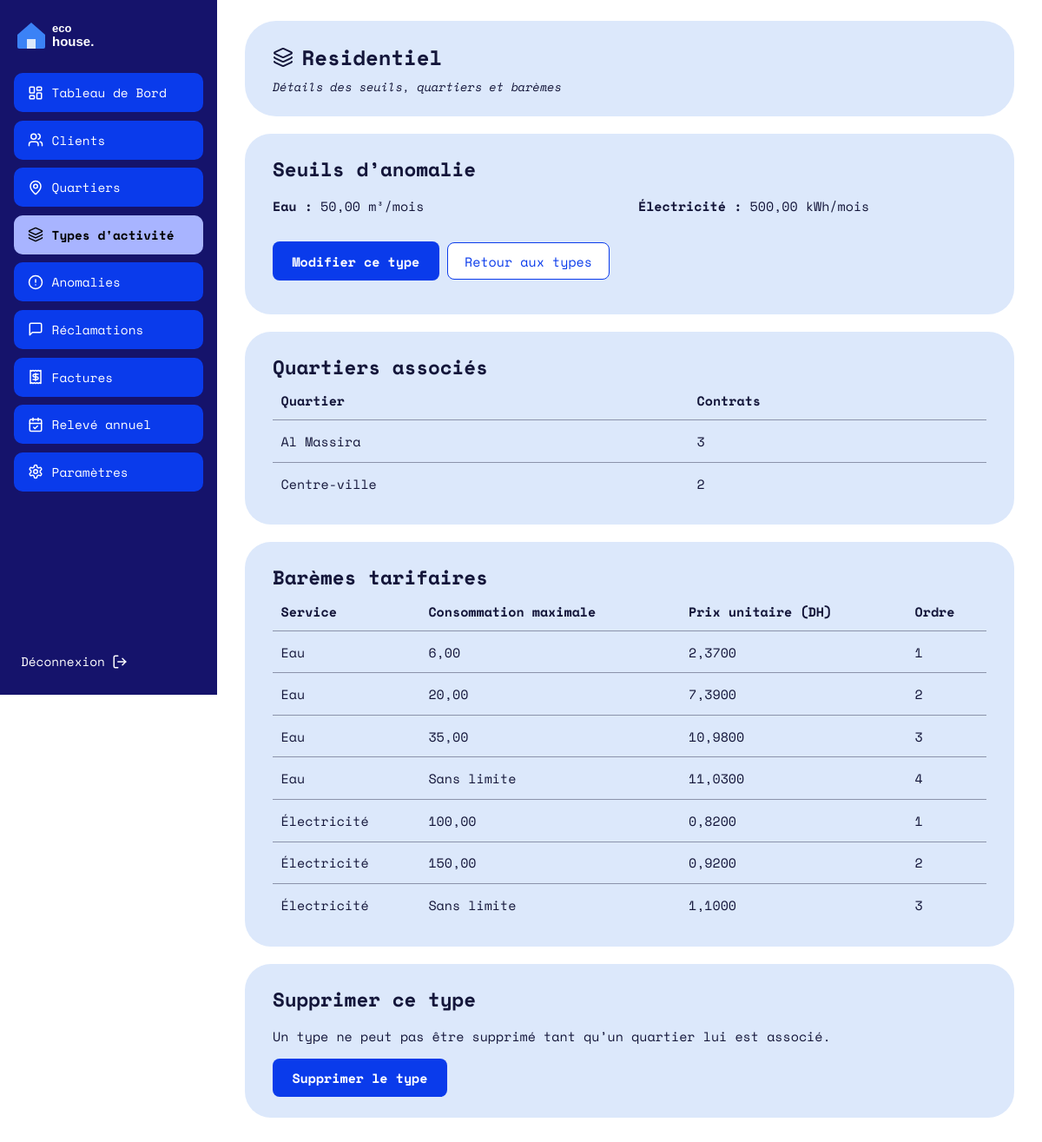
The page /TypeActivite/one/1 (signed in) on the database its author committed.
### tables this page shows
CREATE TABLE `type_activite` (
  `id` int(11) NOT NULL AUTO_INCREMENT,
  `nom` varchar(50) NOT NULL,
  `seuil_eau` decimal(10,2) NOT NULL DEFAULT 50.00,     
  `seuil_elec` decimal(10,2) NOT NULL DEFAULT 500.00,   
  PRIMARY KEY (`id`),
  UNIQUE KEY `nom` (`nom`)
);

CREATE TABLE `quartier` (
  `id` int(11) NOT NULL AUTO_INCREMENT,
  `nom` varchar(100) NOT NULL,
  `id_type_activite` int(11) NOT NULL,
  PRIMARY KEY (`id`),
  UNIQUE KEY `nom` (`nom`),
  KEY `id_type_activite` (`id_type_activite`),
  CONSTRAINT `quartier_ibfk_1` FOREIGN KEY (`id_type_activite`) REFERENCES `type_activite` (`id`)
);

CREATE TABLE `tranche_tarif` (
  `id` int(11) NOT NULL AUTO_INCREMENT,
  `id_type_activite` int(11) NOT NULL,
  `service` enum('eau','electricite') NOT NULL,
  `borne_max` decimal(10,2) DEFAULT NULL,               
  `prix_unitaire` decimal(10,4) NOT NULL,
  `ordre` tinyint(4) NOT NULL,                          
  PRIMARY KEY (`id`),
  UNIQUE KEY `type_service_ordre` (`id_type_activite`,`service`,`ordre`),
  CONSTRAINT `tranche_tarif_ibfk_1` FOREIGN KEY (`id_type_activite`) REFERENCES `type_activite` (`id`) ON DELETE CASCADE
);

### Traitement/TypeActivite.php (called while the page is built, shortened)
<?php
function typeActiviteOne(int $id): void
{
    $type = bdTypeActiviteOne($id);
    afficherVue('type_activite/one.php', [
        'titre' => 'Type d’activité ' . $type['nom'],
        'type' => $type,
        'quartiers' => bdTypeActiviteQuartiers($id),
        'tranches' => bdTypeActiviteTranches($id),
    ]);
}

### index.php (called while the page is built, shortened)
<?php
require_once __DIR__ . '/BD/Connexion.php';
require_once __DIR__ . '/Traitement/Auth.php';
$url      = trim((string) ($_GET['url'] ?? ''), '/');
$segments = $url === '' ? ['Auth', 'login'] : explode('/', $url);
$entite = ucfirst(strtolower($segments[0]));
$action = strtolower($segments[1] ?? '');
$param  = $segments[2] ?? null;
$fonction = (PREFIXES[$entite] ?? strtolower($entite)) . ucfirst($action);
$rf   = new ReflectionFunction($fonction);
$args = [];
if ($rf->getNumberOfParameters() >= 1) {
    $type = $rf->getParameters()[0]->getType();
    if ($type instanceof ReflectionNamedType && $type->getName() === 'int') {
        $args[] = (int) $param;
    } elseif ($param !== null) {
        $args[] = preg_match('/^[a-z0-9_-]+$/i', $param) ? $param : '';
    }
} elseif ($param !== null) {
    afficher404();
}
$fonction(...$args);

### BD/Connexion.php (called while the page is built, shortened)
<?php
function getConnexion(): PDO
{
    static $pdo = null;
    if ($pdo instanceof PDO) {
        return $pdo;
    }
    $hote = 'localhost';
    $base = 'gestion_factures';
    $user = 'root';
    $mdp  = '';
    try {
        $pdo = new PDO("mysql:host=$hote;dbname=$base;charset=utf8mb4", $user, $mdp, [
            PDO::ATTR_ERRMODE            => PDO::ERRMODE_EXCEPTION,
            PDO::ATTR_DEFAULT_FETCH_MODE => PDO::FETCH_ASSOC,
            PDO::ATTR_EMULATE_PREPARES   => false,
        ]);
    } catch (PDOException $e) {
        http_response_code(500);
        exit('Connexion à la base impossible : MySQL est-il démarré et la base gestion_factures importée ?');
    }
    return $pdo;
}

### BD/TypeActivite.php (called while the page is built, shortened)
<?php
function bdTypeActiviteOne(int $id): array
{
    $st = getConnexion()->prepare('SELECT * FROM type_activite WHERE id = ?');
    $st->execute([$id]);
    return $st->fetch() ?: [];
}
function bdTypeActiviteQuartiers(int $id): array
{
    $st = getConnexion()->prepare(
        'SELECT q.id, q.nom, COUNT(c.id) AS nb_contrats
         FROM quartier q
         LEFT JOIN contrat c ON c.id_quartier = q.id
         WHERE q.id_type_activite = ?
         GROUP BY q.id, q.nom
         ORDER BY q.nom'
    );
    $st->execute([$id]);
    return $st->fetchAll();
}
function bdTypeActiviteTranches(int $id): array
{
    $st = getConnexion()->prepare(
        'SELECT service, borne_max, prix_unitaire, ordre
         FROM tranche_tarif
         WHERE id_type_activite = ?
         ORDER BY service, ordre'
    );
    $st->execute([$id]);
    return $st->fetchAll();
}

### IHM/type_activite/one.php (the view)
<?php
$e = fn($v) => htmlspecialchars((string) $v, ENT_QUOTES, 'UTF-8');
$services = ['eau' => 'Eau', 'electricite' => 'Électricité'];
?>
<header class="carte carte-titre">
  <div>
    <h1><i data-lucide="layers"></i> <?= $e(ucfirst($type['nom'])) ?></h1>
    <p class="sous-titre">Détails des seuils, quartiers et barèmes</p>
  </div>
</header>
<section class="carte">
  <h2>Seuils d’anomalie</h2>
  <div class="grille-2">
    <p><strong>Eau :</strong> <?= number_format((float) $type['seuil_eau'], 2, ',', ' ') ?> m³/mois</p>
    <p><strong>Électricité :</strong> <?= number_format((float) $type['seuil_elec'], 2, ',', ' ') ?> kWh/mois</p>
  </div>
  <p>
    <a class="btn-principal" href="<?= BASE_URL ?>TypeActivite/update/<?= (int) $type['id'] ?>">Modifier ce type</a>
    <a class="btn-secondaire" href="<?= BASE_URL ?>TypeActivite/all">Retour aux types</a>
  </p>
</section>
<section class="carte">
  <h2>Quartiers associés</h2>
  <?php if (!$quartiers): ?>
    <p>Aucun quartier n’utilise ce type.</p>
  <?php else: ?>
    <div class="scroll-x">
      <table class="tableau">
        <thead><tr><th>Quartier</th><th>Contrats</th></tr></thead>
        <tbody>
          <?php foreach ($quartiers as $quartier): ?>
            <tr>
              <td><?= $e($quartier['nom']) ?></td>
              <td><?= (int) $quartier['nb_contrats'] ?></td>
            </tr>
          <?php endforeach; ?>
        </tbody>
      </table>
    </div>
  <?php endif; ?>
</section>
<section class="carte">
  <h2>Barèmes tarifaires</h2>
  <?php if (!$tranches): ?>
    <p>Aucune tranche tarifaire configurée pour ce type.</p>
  <?php else: ?>
    <div class="scroll-x">
      <table class="tableau">
        <thead><tr><th>Service</th><th>Consommation maximale</th><th>Prix unitaire (DH)</th><th>Ordre</th></tr></thead>
        <tbody>
          <?php foreach ($tranches as $tranche): ?>
            <tr>
              <td><?= $e($services[$tranche['service']] ?? $tranche['service']) ?></td>
              <td><?= $tranche['borne_max'] === null ? 'Sans limite' : number_format((float) $tranche['borne_max'], 2, ',', ' ') ?></td>
              <td><?= number_format((float) $tranche['prix_unitaire'], 4, ',', ' ') ?></td>
              <td><?= (int) $tranche['ordre'] ?></td>
            </tr>
          <?php endforeach; ?>
        </tbody>
      </table>
    </div>
  <?php endif; ?>
</section>
<section class="carte">
  <h2>Supprimer ce type</h2>
  <p>Un type ne peut pas être supprimé tant qu’un quartier lui est associé.</p>
  <form method="post" action="<?= BASE_URL ?>TypeActivite/delete/<?= (int) $type['id'] ?>"
        onsubmit="return confirm('Supprimer ce type d’activité ?');">
    <button class="btn-principal" type="submit">Supprimer le type</button>
  </form>
</section>

### assets/css/style.css (style rules this page uses)
:root { --marine:#15136B; --bleu:#0A3BEB; --bleu-clair:#A8B4FF; --carte:#DCE8FB; --cercle:#5B6CF5; --bordure:#D5DBE8; --filet:#8B93AA; --texte:#14163A; }
* { box-sizing:border-box }
body { margin:0;font-family:"Space Mono",ui-monospace,Consolas,monospace;color:var(--texte);background:#fff;font-size:15px }
h1,h2,h3 { margin:0;font-weight:700 }
a { color:var(--bleu) }
.carte { background:var(--carte);border-radius:30px;padding:1.5rem 2rem;margin-bottom:1.25rem }
.carte-titre { border-radius:36px;display:flex;align-items:center;justify-content:space-between;gap:1rem }
.carte-titre h1 { font-size:1.5rem;display:flex;align-items:center;gap:.6rem }
.sous-titre { margin:.4rem 0 0;font-style:italic;font-size:.85rem }
.grille-2 { display:grid;grid-template-columns:1fr 1fr;gap:1.25rem }
.btn-principal { display:inline-block;background:var(--bleu);color:#fff;font:inherit;font-weight:700;border:0;border-radius:8px;padding:.7rem 1.4rem;cursor:pointer;text-decoration:none }
.btn-secondaire { display:inline-block;background:#fff;color:var(--bleu);font:inherit;border:1px solid var(--bleu);border-radius:8px;padding:.6rem 1.2rem;cursor:pointer;text-decoration:none }
.tableau { width:100%;border-collapse:collapse }
.tableau th { text-align:left;font-weight:700;padding:.7rem .6rem;border-bottom:1px solid var(--filet) }
.tableau td { padding:.8rem .6rem;border-bottom:1px solid var(--filet) }
.tableau tr:last-child td { border-bottom:0 }
.scroll-x { overflow-x:auto }

### rows shown on the page
type_activite: nom "Residentiel", seuil_eau "50,00", seuil_elec "500,00"
quartier: nom "Al Massira", nb_contrats "3"
quartier: nom "Centre-ville", nb_contrats "2"
tranche_tarif: service "Eau", borne_max "6,00", prix_unitaire "2,3700", ordre "1"
tranche_tarif: service "Eau", borne_max "20,00", prix_unitaire "7,3900", ordre "2"
tranche_tarif: service "Eau", borne_max "35,00", prix_unitaire "10,9800", ordre "3"
tranche_tarif: service "Eau", shows "Sans limite", prix_unitaire "11,0300", ordre "4"
tranche_tarif: service "Électricité", borne_max "100,00", prix_unitaire "0,8200", ordre "1"
tranche_tarif: service "Électricité", borne_max "150,00", prix_unitaire "0,9200", ordre "2"
tranche_tarif: service "Électricité", shows "Sans limite", prix_unitaire "1,1000", ordre "3"

### other values the page prints
$libelle "Tableau de Bord"
$libelle "Clients"
$libelle "Quartiers"
$libelle "Types d'activité"
$libelle "Anomalies"
$libelle "Réclamations"
$libelle "Factures"
$libelle "Relevé annuel"
$libelle "Paramètres"
